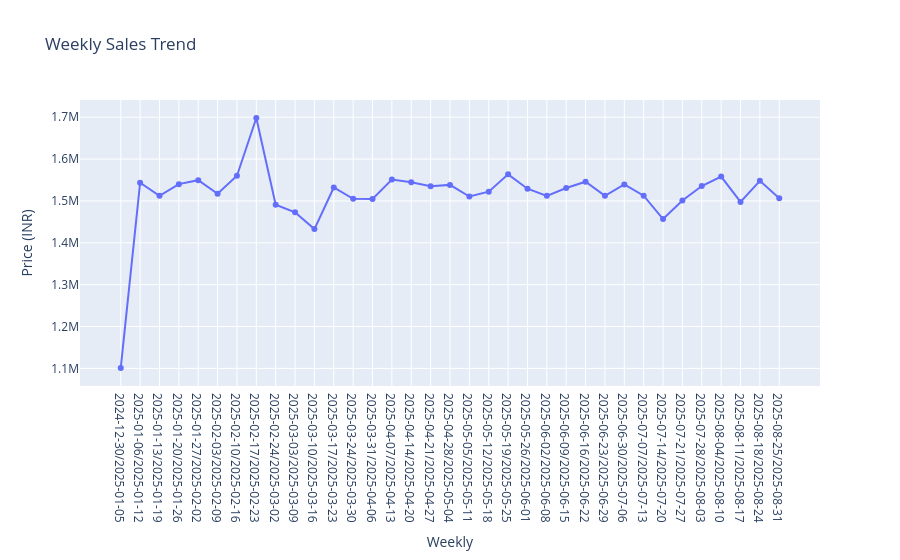

The code cell stored with this chart in its notebook:
### Code cell
weekly_sales = (
    df.groupby("Weekly")["Price (INR)"]
      .sum()
      .reset_index()
)

fig = px.line(
    weekly_sales,
    x="Weekly",
    y="Price (INR)",
    title="Weekly Sales Trend",
    markers=True
)

fig.show()
